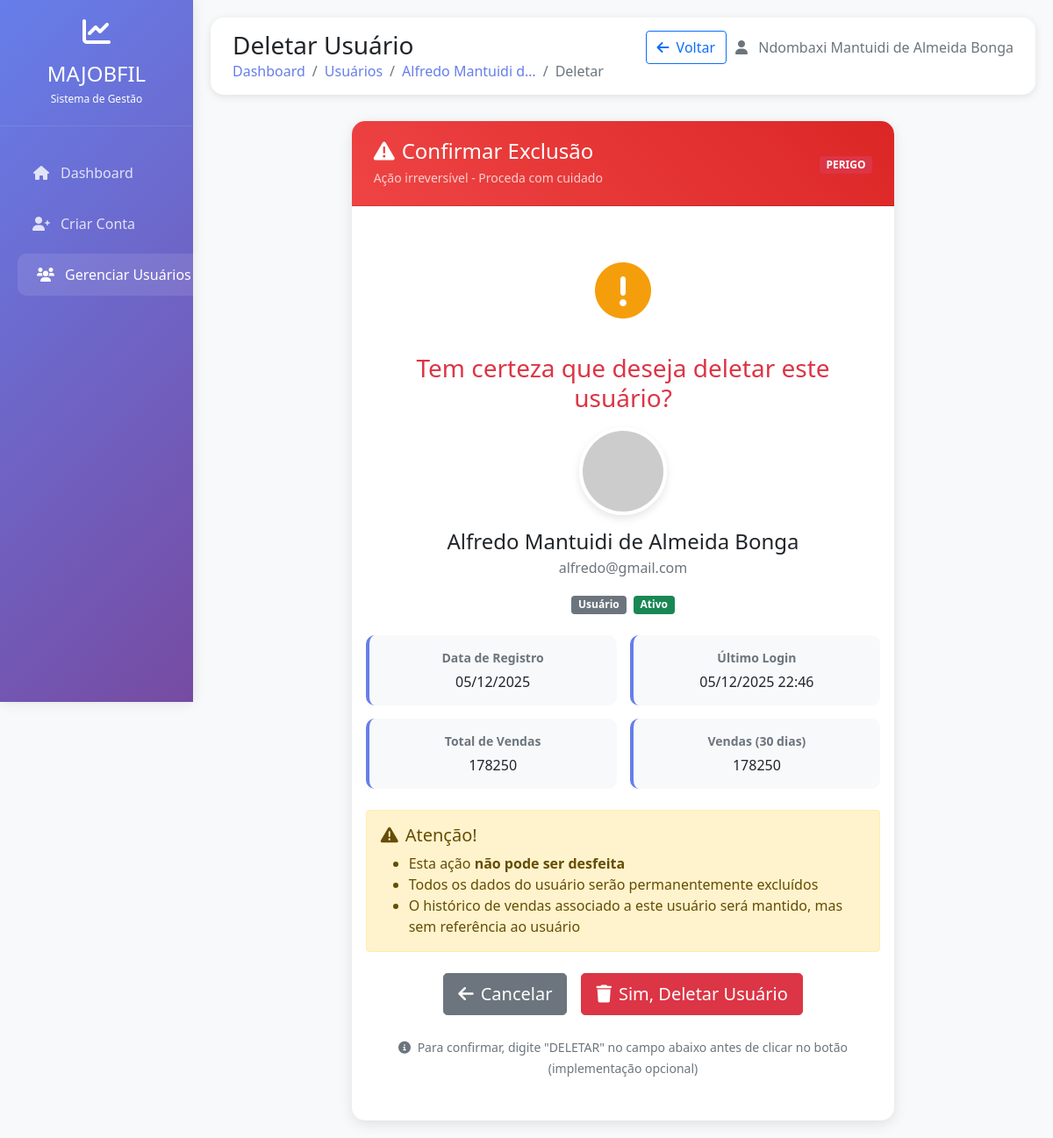
Page /usuarios/5/deletar/ (signed in) on the committed database.
### conta/models.py (models this page shows, shortened)
class Conta(AbstractBaseUser, PermissionsMixin):
    username = models.CharField('Nome de usuário', max_length=30, unique=True)
    email = models.EmailField('Email', unique=True)
    nome = models.CharField('Nome completo', max_length=100)
    telemovel = models.CharField('Telemóvel', max_length=15, blank=True, null=True)
    data_nascimento = models.DateField('Data de nascimento', blank=True, null=True)
    bilhete_identidade = models.CharField('Bilhete de Identidade', max_length=20, blank=True, null=True)
    bairro = models.CharField('Bairro', max_length=100, blank=True, null=True)
    cidade = models.CharField('Cidade', max_length=100, blank=True, null=True)
    provincia = models.CharField('Província', max_length=100, blank=True, null=True)
    municipio = models.CharField('Município', max_length=100, blank=True, null=True)
    is_active = models.BooleanField('Ativo', default=True)
    is_staff = models.BooleanField('Staff', default=False)
    is_superuser = models.BooleanField('superuser', default=False)
    date_joined = models.DateTimeField('Data de registro', default=timezone.now)
    objects = CustomUserManager()
    USERNAME_FIELD = 'email'
    REQUIRED_FIELDS = ['username', 'nome']
    def total_vendas_usuario(self, data_relatorio=None):
        vendas_query = self.venda_set.all()
        if data_relatorio:
            if isinstance(data_relatorio, str):
                data_relatorio = datetime.strptime(data_relatorio, '%Y-%m-%d').date()
            vendas_query = vendas_query.filter(data_venda__date=data_relatorio)
        total = vendas_query.aggregate(
            total_vendas=Sum('valor_total')
        )['total_vendas'] or 0
        return total
    def get_vendas_por_periodo(self, data_inicio, data_fim):
        return self.venda_set.filter(
            data_venda__date__range=[data_inicio, data_fim]
        )
    def vendas_ultimos_30_dias(self):
        data_inicio = datetime.now().date() - timedelta(days=30)
        data_fim = datetime.now().date()
        vendas = self.get_vendas_por_periodo(data_inicio, data_fim)
        total = vendas.aggregate(total=Sum('valor_total'))['total'] or 0
        return total
    class Meta:
        verbose_name = 'Conta'
        verbose_name_plural = 'Contas'

### conta/views.py (the view, shortened to what this page needs)
# urls.py: path('usuarios/<int:user_id>/deletar/', views.deletar_usuario, name='deletar_usuario'),
@login_required
@user_passes_test(is_superuser)
def deletar_usuario(request, user_id):
    usuario = get_object_or_404(Conta, id=user_id)
    context = {
        'usuario': usuario
    }
    return render(request, 'admin/deletar_usuario.html', context)

### conta/context_processors.py (called while the page is built, shortened)
def estatisticas_relatorios(request):
    if request.user.is_superuser:
        relatorios = RelatorioDiario.objects.all()
    else:
        lojas_usuario = request.user.lojas_gerenciadas.all()
        relatorios = RelatorioDiario.objects.filter(loja__in=lojas_usuario)
    total_relatorios = relatorios.count()
    completos = 0
    negativos = 0
    pendentes = 0
    for relatorio in relatorios:
        try:
            diferenca = relatorio.calcular_diferenca()
            if diferenca > 0:
                completos += 1
            elif diferenca < 0:
                negativos += 1
            else:
                pendentes += 1
        except Exception:
            continue
    return {
        'estatisticas': {
            'total_relatorios': total_relatorios,
            'completos': completos,
            'pendentes': pendentes,
            'negativos': negativos,
        }
    }

def atividades_recentes_context(request):
    if not request.user.is_authenticated:
        return {'atividades_recentes': []}
    atividades = Atividade.objects.filter(
        usuario=request.user
    ).order_by('-data')[:5]
    return {'atividades_recentes': atividades}

### conta/views.py (called while the page is built)
def is_superuser(user):
    return user.is_superuser

### relatorio/models.py (called while the page is built)
    def calcular_total_arrecadado(self):
        return (self.dm or Decimal('0.00')) + \
               (self.moedas or Decimal('0.00')) + \
               (self.tpa or Decimal('0.00')) + \
               (self.gastos or Decimal('0.00'))

    def calcular_diferenca(self):
        return self.total_geral - self.calcular_total_arrecadado()

### conta/templates/admin/deletar_usuario.html (shortened to what this page needs)
<!DOCTYPE html>
<html lang="pt">
<head>
    <link href="https://cdn.jsdelivr.net/npm/bootstrap@5.1.3/dist/css/bootstrap.min.css" rel="stylesheet">
    <link href="https://cdnjs.cloudflare.com/ajax/libs/font-awesome/6.0.0/css/all.min.css" rel="stylesheet">
</head>
<body>
    <div class="sidebar" id="sidebar">
        <div class="logo">
            <i class="fas fa-chart-line fa-2x mb-2"></i>
            <h4 class="mb-0">MAJOBFIL</h4>
            <small>Sistema de Gestão</small>
        </div>
        <div class="mt-4">
            <ul class="nav flex-column">
                <li class="nav-item">
                    <a class="nav-link" href="{% url 'dashboard' %}">
                        <i class="fas fa-home"></i>Dashboard
                    </a>
                </li>
                {% if user.is_superuser %}
                <li class="nav-item">
                    <a class="nav-link" href="{% url 'criar_usuario' %}">
                        <i class="fas fa-user-plus"></i>Criar Conta
                    </a>
                </li>
                <li class="nav-item">
                    <a class="nav-link active" href="{% url 'listar_usuarios' %}">
                        <i class="fas fa-users"></i>Gerenciar Usuários
                    </a>
                </li>
                {% endif %}
            </ul>
        </div>
    </div>
    <div class="main-content" id="mainContent">
        <div class="top-bar">
            <div class="top-bar-header">
                <div>
                    <h3 class="mb-0">Deletar Usuário</h3>
                    <nav aria-label="breadcrumb">
                        <ol class="breadcrumb mb-0">
                            <li class="breadcrumb-item"><a href="{% url 'dashboard' %}">Dashboard</a></li>
                            <li class="breadcrumb-item"><a href="{% url 'listar_usuarios' %}">Usuários</a></li>
                            <li class="breadcrumb-item"><a href="{% url 'detalhes_usuario' usuario.id %}">{{ usuario.nome|truncatechars:20 }}</a></li>
                            <li class="breadcrumb-item active">Deletar</li>
                        </ol>
                    </nav>
                </div>
                <div class="top-bar-actions">
                    <a href="{% url 'detalhes_usuario' usuario.id %}" class="btn btn-outline-primary">
                        <i class="fas fa-arrow-left me-2"></i>Voltar
                    </a>
                    <span class="text-muted">
                        <i class="fas fa-user me-2"></i>
                        {{ user.nome|default:user.username }}
                    </span>
                </div>
            </div>
        </div>
        <div class="row justify-content-center">
            <div class="col-lg-8">
                <div class="card">
                    <div class="card-header">
                        <div class="d-flex justify-content-between align-items-center flex-wrap gap-2">
                            <div>
                                <h4 class="mb-1"><i class="fas fa-exclamation-triangle me-2"></i>Confirmar Exclusão</h4>
                                <small class="opacity-75">Ação irreversível - Proceda com cuidado</small>
                            </div>
                            <div class="text-end">
                                <span class="badge bg-danger">PERIGO</span>
                            </div>
                        </div>
                    </div>
                    <div class="card-body text-center py-5">
                        <div class="warning-icon mb-4">
                            <i class="fas fa-exclamation-circle"></i>
                        </div>
                        <h3 class="text-danger mb-3">Tem certeza que deseja deletar este usuário?</h3>
                        <div class="mb-4">
                            <img src="https://ui-avatars.com/api/?name={{ usuario.nome|urlencode }}&background=dc2626&color=fff&size=100"
                                 alt="Avatar" class="user-avatar mb-3">
                            <h4 class="mb-1">{{ usuario.nome }}</h4>
                            <p class="text-muted">{{ usuario.email }}</p>
                            <div class="mb-3">
                                {% if usuario.is_superuser %}
                                <span class="badge bg-danger me-1">Administrador</span>
                                {% elif usuario.is_staff %}
                                <span class="badge bg-warning me-1">Staff</span>
                                {% else %}
                                <span class="badge bg-secondary me-1">Usuário</span>
                                {% endif %}
                                <span class="badge bg-{% if usuario.is_active %}success{% else %}danger{% endif %}">
                                    {% if usuario.is_active %}Ativo{% else %}Inativo{% endif %}
                                </span>
                            </div>
                        </div>
                        <div class="details-grid mb-4">
                            <div class="detail-item">
                                <div class="detail-label">Data de Registro</div>
                                <div class="detail-value">{{ usuario.date_joined|date:"d/m/Y" }}</div>
                            </div>
                            <div class="detail-item">
                                <div class="detail-label">Último Login</div>
                                <div class="detail-value">{{ usuario.last_login|date:"d/m/Y H:i"|default:"Nunca" }}</div>
                            </div>
                            <div class="detail-item">
                                <div class="detail-label">Total de Vendas</div>
                                <div class="detail-value">{{ usuario.total_vendas_usuario|default:"0" }}</div>
                            </div>
                            <div class="detail-item">
                                <div class="detail-label">Vendas (30 dias)</div>
                                <div class="detail-value">{{ usuario.vendas_ultimos_30_dias|default:"0" }}</div>
                            </div>
                        </div>
                        <div class="alert alert-warning text-start">
                            <h5><i class="fas fa-exclamation-triangle me-2"></i>Atenção!</h5>
                            <ul class="mb-0">
                                <li>Esta ação <strong>não pode ser desfeita</strong></li>
                                <li>Todos os dados do usuário serão permanentemente excluídos</li>
                                <li>O histórico de vendas associado a este usuário será mantido, mas sem referência ao usuário</li>
                            </ul>
                        </div>
                        <form method="post" class="mt-4">
                            <div class="d-flex justify-content-center flex-wrap gap-3">
                                <a href="{% url 'detalhes_usuario' usuario.id %}" class="btn btn-secondary btn-lg">
                                    <i class="fas fa-arrow-left me-2"></i>Cancelar
                                </a>
                                <button type="submit" class="btn btn-danger btn-lg">
                                    <i class="fas fa-trash me-2"></i>Sim, Deletar Usuário
                                </button>
                            </div>
                        </form>
                        <div class="mt-4 text-muted">
                            <small>
                                <i class="fas fa-info-circle me-1"></i>
                                Para confirmar, digite "DELETAR" no campo abaixo antes de clicar no botão (implementação opcional)
                            </small>
                        </div>
                    </div>
                </div>
            </div>
        </div>
    </div>
</body>
</html>

### conta/templates/admin/deletar_usuario.html (style rules this page uses)
:root { --primary: #667eea; --secondary: #764ba2; --danger: #ef4444; --warning: #f59e0b; --sidebar-width: 250px; --sidebar-collapsed-width: 70px; }
* { box-sizing: border-box; }
body { font-family: 'Segoe UI', Tahoma, Geneva, Verdana, sans-serif; background-color: #f8f9fa; overflow-x: hidden; transition: all 0.3s; }
.sidebar { background: linear-gradient(135deg, var(--primary) 0%, var(--secondary) 100%); min-height: 100vh; color: white; position: fixed; width: var(--sidebar-width); transition: all 0.3s; z-index: 1000; top: 0; left: 0; box-shadow: 0 0 15px rgba(0,0,0,0.1); }
.sidebar .logo { padding: 20px; text-align: center; border-bottom: 1px solid rgba(255,255,255,0.1); transition: all 0.3s; white-space: nowrap; overflow: hidden; }
.sidebar .logo h4 { transition: all 0.3s; margin: 10px 0 5px; }
.sidebar .logo small { transition: all 0.3s; font-size: 0.75rem; }
.sidebar .nav-link { color: rgba(255,255,255,0.8); padding: 12px 20px; margin: 5px 15px; border-radius: 10px; transition: all 0.3s; display: flex; align-items: center; white-space: nowrap; overflow: hidden; }
.sidebar .nav-link:hover, .sidebar .nav-link.active { background: rgba(255,255,255,0.1); color: white; transform: translateX(5px); }
.sidebar .nav-link i { width: 24px; min-width: 24px; margin-right: 10px; text-align: center; transition: all 0.3s; }
.main-content { margin-left: var(--sidebar-width); padding: 20px; transition: all 0.3s; min-height: 100vh; }
.top-bar { background: white; border-radius: 15px; padding: 15px 25px; box-shadow: 0 2px 10px rgba(0,0,0,0.1); margin-bottom: 30px; display: flex; flex-direction: column; gap: 15px; }
.top-bar-header { display: flex; justify-content: space-between; align-items: flex-start; flex-wrap: wrap; gap: 15px; }
.top-bar-actions { display: flex; align-items: center; flex-wrap: wrap; gap: 10px; }
.card { border: none; border-radius: 15px; box-shadow: 0 4px 15px rgba(0,0,0,0.1); transition: transform 0.3s, box-shadow 0.3s; }
.card-header { background: linear-gradient(45deg, var(--danger), #dc2626); color: white; border-radius: 15px 15px 0 0 !important; padding: 20px 25px; }
.warning-icon { font-size: 4rem; color: var(--warning); }
.user-avatar { width: 100px; height: 100px; border-radius: 50%; object-fit: cover; border: 4px solid white; box-shadow: 0 4px 10px rgba(0,0,0,0.1); }
.details-grid { display: grid; grid-template-columns: 1fr 1fr; gap: 15px; margin-top: 20px; }
.detail-item { background: #f8f9fa; padding: 15px; border-radius: 10px; border-left: 4px solid var(--primary); }
.detail-label { font-weight: 600; color: #6c757d; font-size: 0.875rem; }
.detail-value { font-size: 1rem; margin-top: 5px; }
.breadcrumb { background: none; padding: 0; margin: 0; }
.breadcrumb-item a { color: var(--primary); text-decoration: none; }
@media (max-width: 1200px) { :root { --sidebar-width: 220px; } }
@media (max-width: 1200px) { .main-content { margin-left: 220px; } }

### rows in the picture
Conta: nome "Alfredo Mantuidi d…", nome "Alfredo Mantuidi de Almeida Bonga", email "alfredo@gmail.com", date_joined "05/12/2025", last_login "05/12/2025 22:46", total_vendas_usuario "178250", vendas_ultimos_30_dias "178250"
Conta: nome "Ndombaxi Mantuidi de Almeida Bonga"
